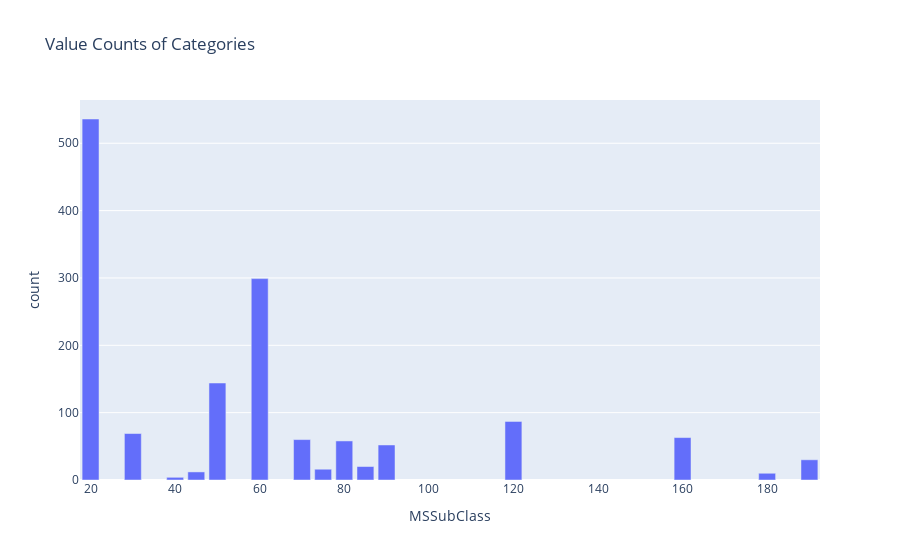

The notebook cell saved with this chart:
### Code cell
import plotly.express as px
fig = px.bar(one_way_data2, x="MSSubClass", y="count", title='Value Counts of Categories')
fig.show()

### Figure 1 — Plotly figure (JSON) as saved in the notebook; plotly's stock layout.template omitted (floating-point values rounded to 4 significant figures)
{"data": [{"alignmentgroup": "True", "hovertemplate": "MSSubClass=%{x}<br>count=%{y}<extra></extra>", "legendgroup": "", "marker": {"color": "#636efa", "pattern": {"shape": ""}}, "name": "", "offsetgroup": "", "orientation": "v", "showlegend": false, "textposition": "auto", "type": "bar", "x": [85, 190, 20, 40, 120, 50, 45, 80, 160, 70, 60, 90, 75, 30, 180], "xaxis": "x", "y": [20, 30, 536, 4, 87, 144, 12, 58, 63, 60, 299, 52, 16, 69, 10], "yaxis": "y"}], "layout": {"barmode": "relative", "legend": {"tracegroupgap": 0}, "title": {"text": "Value Counts of Categories"}, "xaxis": {"anchor": "y", "domain": [0, 1], "title": {"text": "MSSubClass"}}, "yaxis": {"anchor": "x", "domain": [0, 1], "title": {"text": "count"}}}}
